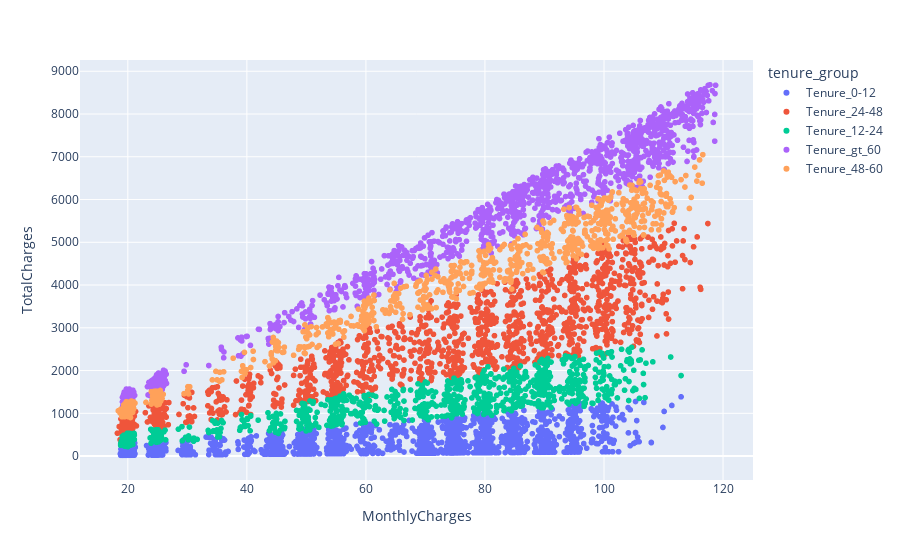

The code cell stored with this chart in its notebook:
### Code cell
import plotly.express as px

fig = px.scatter(maindata, y='TotalCharges', x='MonthlyCharges',
              color='tenure_group',)
fig.show()

### Figure 1 — Plotly figure (JSON) as saved in the notebook; plotly's stock layout.template omitted (floating-point values rounded to 4 significant figures; data arrays with more than 128 entries replaced by an {"elided": "..."} marker saying what was removed)
{"data": [{"hoverlabel": {"namelength": 0}, "hovertemplate": "tenure_group=Tenure_0-12<br>MonthlyCharges=%{x}<br>TotalCharges=%{y}", "legendgroup": "Tenure_0-12", "marker": {"color": "#636efa", "symbol": "circle"}, "mode": "markers", "name": "Tenure_0-12", "showlegend": true, "type": "scattergl", "x": {"elided": "2175 float values"}, "xaxis": "x", "y": {"elided": "2175 float values"}, "yaxis": "y"}, {"hoverlabel": {"namelength": 0}, "hovertemplate": "tenure_group=Tenure_24-48<br>MonthlyCharges=%{x}<br>TotalCharges=%{y}", "legendgroup": "Tenure_24-48", "marker": {"color": "#EF553B", "symbol": "circle"}, "mode": "markers", "name": "Tenure_24-48", "showlegend": true, "type": "scattergl", "x": {"elided": "1594 float values"}, "xaxis": "x", "y": {"elided": "1594 float values"}, "yaxis": "y"}, {"hoverlabel": {"namelength": 0}, "hovertemplate": "tenure_group=Tenure_12-24<br>MonthlyCharges=%{x}<br>TotalCharges=%{y}", "legendgroup": "Tenure_12-24", "marker": {"color": "#00cc96", "symbol": "circle"}, "mode": "markers", "name": "Tenure_12-24", "showlegend": true, "type": "scattergl", "x": {"elided": "1024 float values"}, "xaxis": "x", "y": {"elided": "1024 float values"}, "yaxis": "y"}, {"hoverlabel": {"namelength": 0}, "hovertemplate": "tenure_group=Tenure_gt_60<br>MonthlyCharges=%{x}<br>TotalCharges=%{y}", "legendgroup": "Tenure_gt_60", "marker": {"color": "#ab63fa", "symbol": "circle"}, "mode": "markers", "name": "Tenure_gt_60", "showlegend": true, "type": "scattergl", "x": {"elided": "1407 float values"}, "xaxis": "x", "y": {"elided": "1407 float values"}, "yaxis": "y"}, {"hoverlabel": {"namelength": 0}, "hovertemplate": "tenure_group=Tenure_48-60<br>MonthlyCharges=%{x}<br>TotalCharges=%{y}", "legendgroup": "Tenure_48-60", "marker": {"color": "#FFA15A", "symbol": "circle"}, "mode": "markers", "name": "Tenure_48-60", "showlegend": true, "type": "scattergl", "x": {"elided": "832 float values"}, "xaxis": "x", "y": {"elided": "832 float values"}, "yaxis": "y"}], "layout": {"legend": {"title": {"text": "tenure_group"}, "tracegroupgap": 0}, "margin": {"t": 60}, "xaxis": {"anchor": "y", "domain": [0, 1], "title": {"text": "MonthlyCharges"}}, "yaxis": {"anchor": "x", "domain": [0, 1], "title": {"text": "TotalCharges"}}}}
